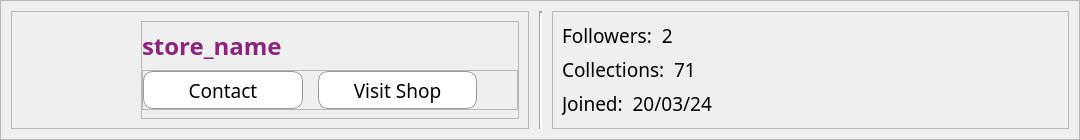
   <widget class="QFrame" name="shop_frame">
    <property name="geometry">
     <rect>
      <x>60</x>
      <y>610</y>
      <width>1080</width>
      <height>140</height>
     </rect>
    </property>
    <property name="minimumSize">
     <size>
      <width>1080</width>
      <height>140</height>
     </size>
    </property>
    <property name="maximumSize">
     <size>
      <width>16777215</width>
      <height>140</height>
     </size>
    </property>
    <property name="font">
     <font>
      <bold>false</bold>
     </font>
    </property>
    <property name="styleSheet">
     <string notr="true">#shop_frame {
	border-radius: 10px;
    border: solid;
    border-width: 1px;
    border-color:rgb(154, 152, 148)
}

Line {
	background-color: #CCCCCC;
}</string>
    </property>
    <property name="frameShape">
     <enum>QFrame::StyledPanel</enum>
    </property>
    <property name="frameShadow">
     <enum>QFrame::Raised</enum>
    </property>
    <layout class="QHBoxLayout" name="horizontalLayout_4">
     <property name="spacing">
      <number>10</number>
     </property>
     <property name="leftMargin">
      <number>10</number>
     </property>
     <property name="topMargin">
      <number>10</number>
     </property>
     <property name="rightMargin">
      <number>10</number>
     </property>
     <property name="bottomMargin">
      <number>10</number>
     </property>
     <item>
      <widget class="QFrame" name="frame_6">
       <property name="frameShape">
        <enum>QFrame::StyledPanel</enum>
       </property>
       <property name="frameShadow">
        <enum>QFrame::Raised</enum>
       </property>
       <layout class="QHBoxLayout" name="horizontalLayout_5">
        <property name="spacing">
         <number>20</number>
        </property>
        <item>
         <widget class="QLabel" name="label_9">
          <property name="minimumSize">
           <size>
            <width>100</width>
            <height>100</height>
           </size>
          </property>
          <property name="maximumSize">
           <size>
            <width>100</width>
            <height>100</height>
           </size>
          </property>
          <property name="text">
           <string/>
          </property>
          <property name="pixmap">
           <pixmap resource="../../../public/images/post_images/post_images.qrc">:/post_images/IMG_7102.jpg</pixmap>
          </property>
          <property name="scaledContents">
           <bool>true</bool>
          </property>
         </widget>
        </item>
        <item>
         <widget class="QFrame" name="frame_8">
          <property name="frameShape">
           <enum>QFrame::StyledPanel</enum>
          </property>
          <property name="frameShadow">
           <enum>QFrame::Raised</enum>
          </property>
          <layout class="QVBoxLayout" name="verticalLayout_3">
           <property name="spacing">
            <number>0</number>
           </property>
           <property name="leftMargin">
            <number>0</number>
           </property>
           <property name="topMargin">
            <number>0</number>
           </property>
           <property name="rightMargin">
            <number>0</number>
           </property>
           <property name="bottomMargin">
            <number>0</number>
           </property>
           <item>
            <widget class="QLabel" name="store_name_label">
             <property name="sizePolicy">
              <sizepolicy hsizetype="Preferred" vsizetype="Maximum">
               <horstretch>0</horstretch>
               <verstretch>0</verstretch>
              </sizepolicy>
             </property>
             <property name="maximumSize">
              <size>
               <width>16777215</width>
               <height>16777215</height>
              </size>
             </property>
             <property name="font">
              <font>
               <family>Manrope</family>
               <pointsize>18</pointsize>
               <bold>true</bold>
              </font>
             </property>
             <property name="styleSheet">
              <string notr="true">QLabel {
	color: #8C237C
}</string>
             </property>
             <property name="text">
              <string>store_name</string>
             </property>
             <property name="alignment">
              <set>Qt::AlignLeading|Qt::AlignLeft|Qt::AlignTop</set>
             </property>
            </widget>
           </item>
           <item>
            <widget class="QFrame" name="frame_9">
             <property name="sizePolicy">
              <sizepolicy hsizetype="Preferred" vsizetype="Maximum">
               <horstretch>0</horstretch>
               <verstretch>0</verstretch>
              </sizepolicy>
             </property>
             <property name="maximumSize">
              <size>
               <width>16777215</width>
               <height>40</height>
              </size>
             </property>
             <property name="styleSheet">
              <string notr="true">QPushButton {
	background-color: #FFFFFF;
    border-radius: 10px;
    border: solid;
    border-width: 1px;
    border-color:rgb(154, 152, 148)
}


QPushButton::hover {
	background-color: #CCCCCC;
}</string>
             </property>
             <property name="frameShape">
              <enum>QFrame::StyledPanel</enum>
             </property>
             <property name="frameShadow">
              <enum>QFrame::Raised</enum>
             </property>
             <layout class="QHBoxLayout" name="horizontalLayout_6">
              <property name="spacing">
               <number>15</number>
              </property>
              <property name="leftMargin">
               <number>0</number>
              </property>
              <property name="topMargin">
               <number>0</number>
              </property>
              <property name="rightMargin">
               <number>0</number>
              </property>
              <property name="bottomMargin">
               <number>0</number>
              </property>
              <item>
               <widget class="QPushButton" name="contact_button">
                <property name="sizePolicy">
                 <sizepolicy hsizetype="Preferred" vsizetype="Preferred">
                  <horstretch>0</horstretch>
                  <verstretch>0</verstretch>
                 </sizepolicy>
                </property>
                <property name="minimumSize">
                 <size>
                  <width>0</width>
                  <height>0</height>
                 </size>
                </property>
                <property name="font">
                 <font>
                  <family>Manrope</family>
                  <pointsize>14</pointsize>
                 </font>
                </property>
                <property name="text">
                 <string>Contact</string>
                </property>
               </widget>
              </item>
              <item>
               <widget class="QPushButton" name="visit_shop_button">
                <property name="sizePolicy">
                 <sizepolicy hsizetype="Preferred" vsizetype="Preferred">
                  <horstretch>0</horstretch>
                  <verstretch>0</verstretch>
                 </sizepolicy>
                </property>
                <property name="minimumSize">
                 <size>
                  <width>0</width>
                  <height>0</height>
                 </size>
                </property>
                <property name="font">
                 <font>
                  <family>Manrope</family>
                  <pointsize>14</pointsize>
                 </font>
                </property>
                <property name="text">
                 <string>Visit Shop</string>
                </property>
               </widget>
              </item>
              <item>
               <spacer name="horizontalSpacer_3">
                <property name="orientation">
                 <enum>Qt::Horizontal</enum>
                </property>
                <property name="sizeType">
                 <enum>QSizePolicy::Preferred</enum>
                </property>
                <property name="sizeHint" stdset="0">
                 <size>
                  <width>40</width>
                  <height>20</height>
                 </size>
                </property>
               </spacer>
              </item>
             </layout>
            </widget>
           </item>
          </layout>
         </widget>
        </item>
       </layout>
      </widget>
     </item>
     <item>
      <widget class="Line" name="line_3">
       <property name="minimumSize">
        <size>
         <width>2</width>
         <height>0</height>
        </size>
       </property>
       <property name="autoFillBackground">
        <bool>false</bool>
       </property>
       <property name="lineWidth">
        <number>2</number>
       </property>
       <property name="orientation">
        <enum>Qt::Vertical</enum>
       </property>
      </widget>
     </item>
     <item>
      <widget class="QFrame" name="frame_7">
       <property name="frameShape">
        <enum>QFrame::StyledPanel</enum>
       </property>
       <property name="frameShadow">
        <enum>QFrame::Raised</enum>
       </property>
       <layout class="QGridLayout" name="gridLayout_2">
        <item row="2" column="0">
         <widget class="QLabel" name="jion_date_label">
          <property name="sizePolicy">
           <sizepolicy hsizetype="Preferred" vsizetype="Maximum">
            <horstretch>0</horstretch>
            <verstretch>0</verstretch>
           </sizepolicy>
          </property>
          <property name="maximumSize">
           <size>
            <width>16777215</width>
            <height>16777215</height>
           </size>
          </property>
          <property name="font">
           <font>
            <family>Manrope</family>
            <pointsize>14</pointsize>
            <bold>false</bold>
           </font>
          </property>
          <property name="text">
           <string>Joined:  20/03/24</string>
          </property>
         </widget>
        </item>
        <item row="0" column="0">
         <widget class="QLabel" name="follower_label">
          <property name="sizePolicy">
           <sizepolicy hsizetype="Preferred" vsizetype="Maximum">
            <horstretch>0</horstretch>
            <verstretch>0</verstretch>
           </sizepolicy>
          </property>
          <property name="maximumSize">
           <size>
            <width>16777215</width>
            <height>16777215</height>
           </size>
          </property>
          <property name="font">
           <font>
            <family>Manrope</family>
            <pointsize>14</pointsize>
            <bold>false</bold>
           </font>
          </property>
          <property name="text">
           <string>Followers:  2</string>
          </property>
         </widget>
        </item>
        <item row="1" column="0">
         <widget class="QLabel" name="col_count_label">
          <property name="sizePolicy">
           <sizepolicy hsizetype="Preferred" vsizetype="Maximum">
            <horstretch>0</horstretch>
            <verstretch>0</verstretch>
           </sizepolicy>
          </property>
          <property name="maximumSize">
           <size>
            <width>16777215</width>
            <height>16777215</height>
           </size>
          </property>
          <property name="font">
           <font>
            <family>Manrope</family>
            <pointsize>14</pointsize>
            <bold>false</bold>
           </font>
          </property>
          <property name="text">
           <string>Collections:  71</string>
          </property>
         </widget>
        </item>
       </layout>
      </widget>
     </item>
    </layout>
   </widget>
